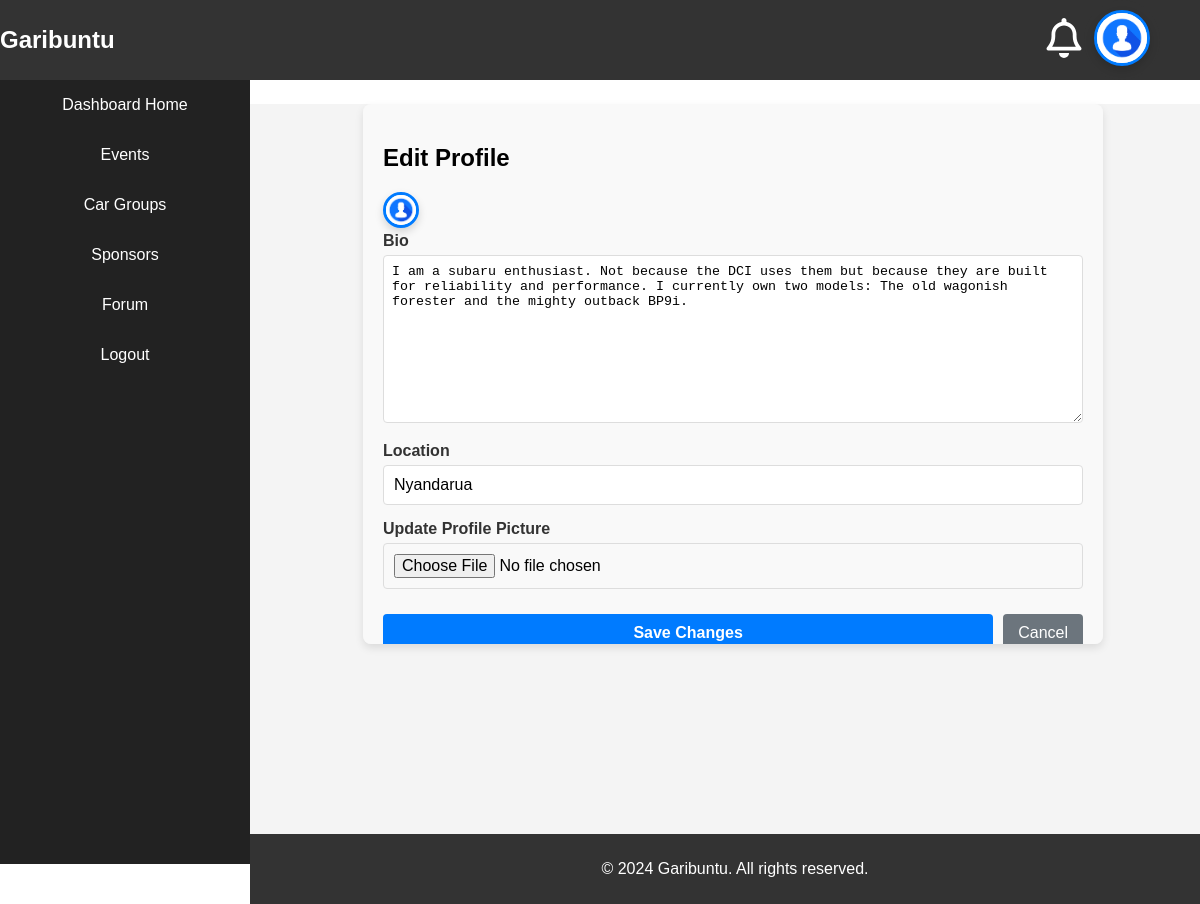
The app's page /users/profile/edit/ (signed in) with its own data.
### users/models.py (models this page shows, shortened)
class Profile(models.Model):
    user = models.OneToOneField(User, on_delete=models.CASCADE)
    bio = models.TextField(blank=True)
    location = models.CharField(max_length=100, blank=True)
    profile_picture = models.ImageField(upload_to='profile_pics/', blank=True, null=True)

### users/views.py (the view)
# urls.py: path('profile/edit/', views.edit_profile, name='edit_profile')
@login_required
def edit_profile(request):
    profile, created = Profile.objects.get_or_create(user=request.user)
    if request.method == 'POST':
        form = ProfileForm(request.POST, request.FILES, instance=profile)
        if form.is_valid():
            form.save()
            messages.success(request, "Your profile has been updated successfully.")
            return redirect('users:profile_view')
    else:
        form = ProfileForm(instance=profile)
    return render(request, 'edit_profile.html', {'form': form})

### users/forms.py
class ProfileForm(forms.ModelForm):
    class Meta:
        model = Profile
        fields = ['bio', 'location', 'profile_picture']

### users/templates/edit_profile.html (shortened to what this page needs)
{% extends "base-dash.html" %}
{% load static %}
{% block content %}
<div class="edit-profile-container">
    <h2>Edit Profile</h2>
    {% if user.profile.profile_picture %}
        <img src="{{ user.profile.profile_picture.url }}" alt="Current Profile Picture" class="profile-picture">
    {% else %}
        <img src="{% static 'images/default-avatar.jpg' %}" alt="Default Avatar" class="profile-picture">
    {% endif %}
    <form method="post" enctype="multipart/form-data" class="edit-profile-form">
        <div class="form-group">
            <label for="id_bio">Bio</label>
            {{ form.bio }}
        </div>
        <div class="form-group">
            <label for="id_location">Location</label>
            {{ form.location }}
        </div>
        <div class="form-group">
            <label for="id_profile_picture">Update Profile Picture</label>
            {{ form.profile_picture }}
        </div>
        <div class="edit-profile-buttons">
            <button type="submit" class="btn btn-primary">Save Changes</button>
            <a href="{% url 'users:profile_view' %}" class="btn btn-secondary">Cancel</a>
        </div>
    </form>
</div>
{% endblock %}

### garibuntu/static/css/style.css (style rules this page uses)
body { box-sizing: border-box; margin: 0; padding: 0; font-family: Arial, sans-serif; }
.edit-profile-container { max-width: 700px; height: 500px; overflow-y: auto; margin: 40px auto; padding: 20px; background-color: #f9f9f9; border-radius: 8px; box-shadow: 0 4px 8px rgba(0, 0, 0, 0.1); }
.profile-picture { width: 30px; height: 30px; border-radius: 50%; object-fit: cover; border: 3px solid #007bff; background-color: #f9f9f9; box-shadow: 0 4px 8px rgba(0, 0, 0, 0.15); transition: transform 0.3s ease, box-shadow 0.3s ease; }
.edit-profile-form { display: flex; flex-direction: column; }
.edit-profile-form label { font-weight: bold; margin-top: 10px; }
.edit-profile-form input[type="text"], .edit-profile-form input[type="email"], .edit-profile-form input[type="file"], .edit-profile-form textarea { width: 100%; padding: 8px; margin-top: 5px; border: 1px solid #ddd; border-radius: 4px; box-sizing: border-box; }
.edit-profile-form .btn { margin-top: 10px; padding: 10px 15px; font-size: 16px; border: none; border-radius: 4px; cursor: pointer; transition: background-color 0.3s ease; }
.btn-primary { background-color: #007bff; color: #fff; }
.btn-secondary { margin-left: 10px; background-color: #6c757d; color: #fff; }
.edit-profile-form a.btn-secondary { text-decoration: none; display: inline-block; text-align: center; }
.edit-profile-buttons { display: flex; flex-direction: row; }
.btn { padding: 10px 20px; font-size: 16px; border: none; border-radius: 4px; cursor: pointer; }
.btn-primary { background-color: #007bff; color: #ffffff; }
.btn-secondary { background-color: #6c757d; color: #ffffff; }
.form-group { margin-bottom: 15px; }
.form-group label { font-weight: bold; color: #333; margin-bottom: 5px; }
.form-group input[type="text"], .form-group input[type="email"], .form-group input[type="url"], .form-group input[type="file"] { width: 100%; padding: 10px; font-size: 16px; border: 1px solid #ddd; border-radius: 4px; box-sizing: border-box; }
.btn-primary { width: 100%; padding: 12px; font-size: 18px; font-weight: bold; color: #fff; background-color: #007bff; border: none; border-radius: 4px; cursor: pointer; transition: background-color 0.3s ease; }

### records on screen
Profile: bio "I am a subaru enthusiast. Not because the DCI uses them but because they are built for reliability and performance. I currently own two models: The old wagonish forester and the mighty outback BP9i.", location "Nyandarua"
